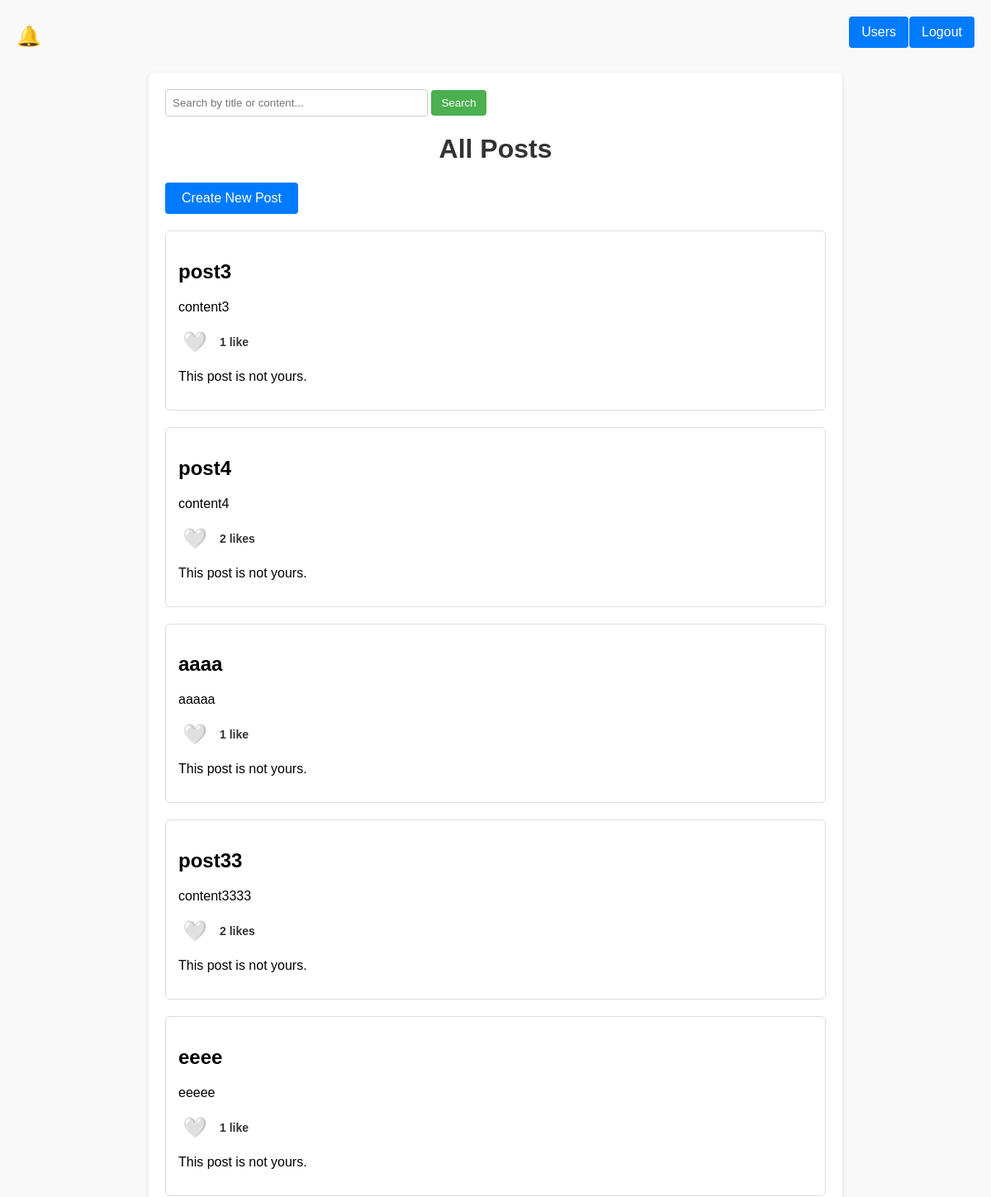
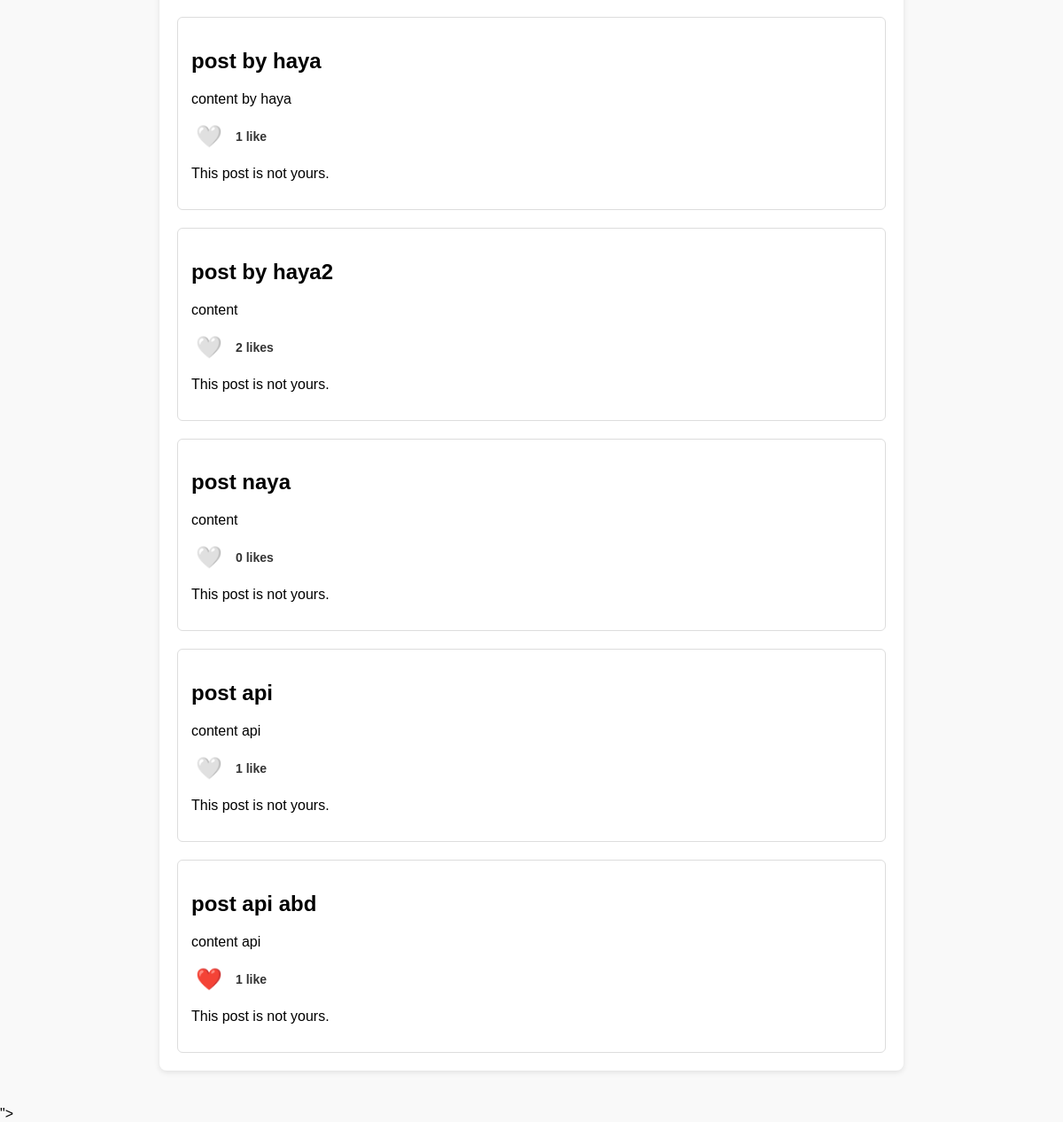
Screenshot of / (signed in) with the database file from the repository (2 pictures, top to bottom).
### post/models.py (models this page shows, shortened)
class Post(models.Model):
    title = models.CharField(max_length=255)
    content = models.TextField()
    image = models.ImageField(upload_to='post_images/', blank=True, null=True)
    video = models.FileField(upload_to='post_videos/', blank=True, null=True)
    author = models.ForeignKey(User, on_delete=models.CASCADE, related_name='posts')
    created_at = models.DateTimeField(auto_now_add=True)
    likes = models.ManyToManyField(User, related_name='liked_posts', blank=True)

### post/views.py (the view)
# urls.py: path('', IndexPostView.as_view(), name='index-post'),
class IndexPostView(LoginRequiredMixin, ListView):
    model = Post
    form_class = IndexPostForm
    template_name = 'posts/index.html'
    context_object_name = 'posts'
    def get_queryset(self):
        query = self.request.GET.get('q')
        qs = Post.objects.select_related('author').prefetch_related('likes')
        if query:
            return qs.filter(Q(title__icontains=query) | Q(content__icontains=query))
        return qs
    def get_context_data(self, **kwargs):
        context = super().get_context_data(**kwargs)
        context['query'] = self.request.GET.get('q', '')
        return context

### post/templates/posts/index.html (shortened to what this page needs)
{% load static %}
<!DOCTYPE html>
<html lang="en">
<head>
    <link rel="stylesheet" href="{% static 'styles/posts/index.css' %}">
</head>
<body>
    <form class = "logout-form" action="{% url 'logout' %}" method="POST">
        <button type= "submit">Logout</button>
    </form>
    <form action="{% url 'post:users-list' %}" method="GET" class= "btn-user" style="display:inline;">
        <button type="submit">Users</button>
    </form>
    {% if user.is_authenticated %}
    <div id="notification-container">
        <button id="notificationBell" title="Notifications">
            🔔<span id="notificationCount" style="display: none;">0</span>
        </button>
    </div>
    {% endif %}
    <div class="container">
        <form method="GET" action="" class="search-form">
            <input type="text" name="q" placeholder="Search by title or content..." value="{{ request.GET.q }}">
            <button type="submit">Search</button>
        </form>
        <h1>All Posts</h1>
        <a href="{% url 'post:create-post' %}" class="btn">Create New Post</a>
        <div class="post-list">
            {% if posts %}
                {% for post in posts %}
                    <div class="post">
                        <h2>{{ post.title }}</h2>
                        <p>{{ post.content|truncatewords:30 }}</p>
                        <div class="likes-section">
                            <button type="button" class="like-button {% if user in post.likes.all %}liked{% endif %}"
                                    data-post-id="{{ post.pk }}" data-csrf-token="{{ csrf_token }}">
                                {% if user in post.likes.all %}
                                    ❤️
                                {% else %}
                                    🤍
                                {% endif %}
                            </button>
                            <span class="like-count">{{ post.likes.count }} like{{ post.likes.count|pluralize }}</span>
                        </div>
                        {% if user.is_authenticated and post.author == user %}
                            <div class="actions">
                                <a href="{% url 'post:update-post' post.pk %}" class="btn-edit">Edit</a>
                                <a href="{% url 'post:delete-post' post.pk %}" class="btn-delete">Delete</a>
                            </div>
                        {% else %}
                            <p>This post is not yours.</p>
                        {% endif %}
                    </div>
                {% endfor %}
            {% else %}
                <p>No posts available.</p>
            {% endif %}
        </div>
    </div>
    <input type="hidden" id="csrf-token" value="{% csrf_token %}">
</body>
</html>

### static/styles/posts/index.css (style rules this page uses)
body { font-family: Arial, sans-serif; background-color: #f9f9f9; margin: 0; padding: 0; }
.container { max-width: 800px; margin: 40px auto; padding: 20px; background-color: white; border-radius: 8px; box-shadow: 0 2px 6px rgba(0,0,0,0.1); }
.search-form { margin-bottom: 20px; }
.search-form input[type="text"] { padding: 8px; width: 300px; border-radius: 4px; border: 1px solid #ccc; }
.search-form button { padding: 8px 12px; border-radius: 4px; background-color: #4CAF50; color: white; border: none; cursor: pointer; }
h1 { text-align: center; color: #333; }
.btn { display: inline-block; padding: 10px 20px; background-color: #007bff; color: white; text-decoration: none; border-radius: 4px; margin-bottom: 20px; }
.post-list { display: flex; flex-direction: column; gap: 20px; }
.post { padding: 15px; border: 1px solid #ddd; border-radius: 6px; background-color: #fff; }
.logout-form { position: absolute; top: 20px; right: 20px; }
.logout-form button { background-color: #007bff; color: white; border: none; padding: 10px 15px; font-size: 16px; border-radius: 4px; cursor: pointer; transition: background-color 0.3s ease; }
.btn-user { position: absolute; top: 20px; right:100px ; }
.btn-user button { background-color: #007bff; color: white; border: none; padding: 10px 15px; font-size: 16px; border-radius: 4px; cursor: pointer; transition: background-color 0.3s ease; }
.likes-section { display: flex; align-items: center; gap: 10px; margin-top: 10px; }
.like-count { font-weight: bold; color: #333; margin: 0; font-size: 14px; }
.like-button { background: none; border: none; font-size: 24px; cursor: pointer; transition: all 0.3s ease; padding: 5px; border-radius: 50%; line-height: 1; }
.like-button.liked { color: red; }
.like-button:not(.liked) { color: #aaa; }
#notification-container { position: relative; display: inline-block; margin-left: 15px; vertical-align: top; top: 20px; right: 10px; }
#notificationBell { background: none; border: none; font-size: 1.5em; cursor: pointer; position: relative; color: #007bff; padding: 10px 15px; border-radius: 4px; transition: background-color 0.3s ease; }

### rows the page displays
Post: title "post3", content "content3", likes.count "1", shows "This post is not yours."
Post: title "post4", content "content4", likes.count "2", shows "This post is not yours."
Post: title "aaaa", content "aaaaa", likes.count "1", shows "This post is not yours."
Post: title "post33", content "content3333", likes.count "2", shows "This post is not yours."
Post: title "eeee", content "eeeee", likes.count "1", shows "This post is not yours."
Post: title "post by haya", content "content by haya", likes.count "1", shows "This post is not yours."
Post: title "post by haya2", content "content", likes.count "2", shows "This post is not yours."
Post: title "post naya", content "content", likes.count "0", shows "This post is not yours."
Post: title "post api", content "content api", likes.count "1", shows "This post is not yours."
Post: title "post api abd", content "content api", likes.count "1", shows "This post is not yours."
